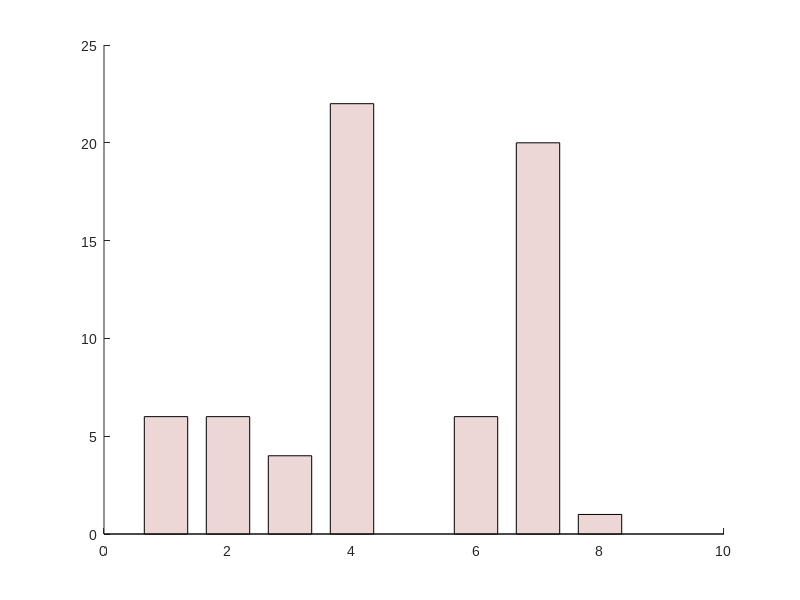

Recreate this plot in MATLAB. (Note: this script raises an error after producing the figure.)

load('mle_mat_all_extended.mat')

n_model = size(mle_mat_all,2);

mle_mat_all(4,:) = nan(1,n_model);
mle_mat_all(32,:) = nan(1,n_model);
mle_mat_all(36,:) = nan(1,n_model);

BIC_all = 2*mle_mat_all + log(400).*[3, 5, 5, 7,    9, 9, 9, 9]; %mle is NLL

[highest_acc_pp,best_model_ind_pp] = min(BIC_all,[],2);
[val]=hist(best_model_ind_pp,1:1:n_model);

% Legend
legend_all{1} = 'thompson';
legend_all{2} = 'thompson + \epsilon'; 
legend_all{3} = 'thompson + \eta';
legend_all{4} = 'thompson + \eta + \epsilon'; 
legend_all{5} = 'thompson + \eta + \eta_B + \epsilon';
legend_all{6} = 'thompson + \eta + \eta_T + \epsilon';
legend_all{7} = 'thompson + \eta + \epsilon + \epsilon_B' ;
legend_all{8} = 'thompson + \eta + \epsilon + \epsilon_T';

% Figure
figure('Color','w');
set(gcf,'Unit','centimeters','OuterPosition',[0 0 10 10]);
set(gca,'FontName','Arial','FontSize',10)
hold on

col_(1,:) = [0.925490200519562 0.839215695858002 0.839215695858002];

x = 1:n_model+2;
x =[x(1:1+3), x(6:6+3)];

b = bar(x,val,'FaceColor',col_(1,:),'BarWidth',.7);  hold on;

txt_val = val';
ind_notnul = find(val~=0);

text(x(ind_notnul),val(ind_notnul),num2str(txt_val(ind_notnul)),'vert','bottom','horiz','center'); 
box off

ylabel('Number of subjects','FontName','Arial','Fontweight','bold','FontSize',11);
set(gca,'YTick',0:10:100)
ylim([0  39])

xticks(x);
xticklabels([legend_all(1:4), legend_all(5:8)]);
xlim([0,n_model+3])

xtickangle(45)

% % Export
% addpath('../../export_fig')
% export_fig(['./fig/Fig_model_comparison_BIC_per_pp_extended.png'],'-nocrop','-r200')